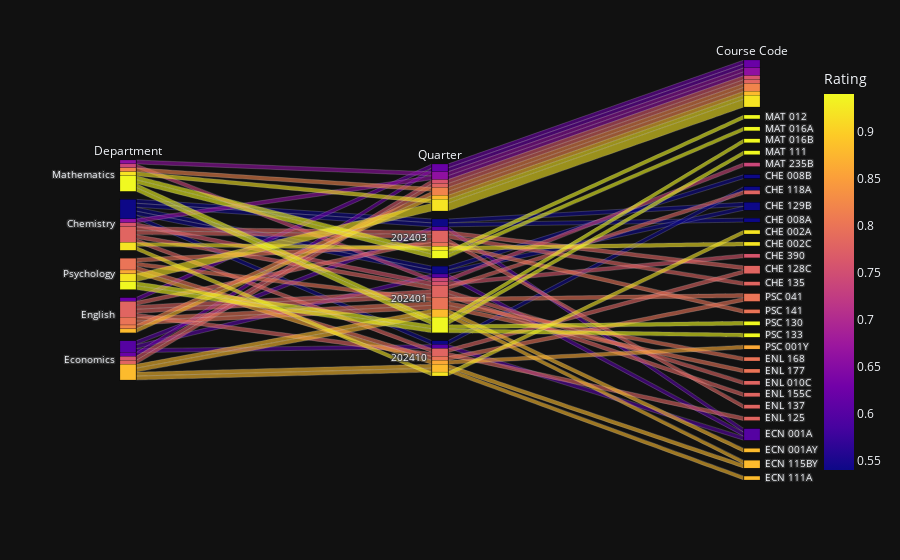

Notebook code for this chart:
### Code cell
prof_dict = {}
deps_dict = {}

for index, rows in professors_df.iterrows():
    if rows['Department'] not in prof_dict:
        prof_dict[rows['Department']] = []
        deps_dict[rows['Department']] = 0
    prof_dict[rows['Department']].append((int(rows['Total Ratings']), float(rows['Prof Quality Rating']), rows['Name']))
    deps_dict[rows['Department']] += int(rows['Total Ratings'])

top_prof_df = pd.DataFrame(columns=['Department', 'Professor', 'Rating'])

deps_dict = dict(sorted(deps_dict.items(), key=lambda item: item[1], reverse=True))

for dep in list(deps_dict.keys())[:5]:
    profs = sorted(prof_dict[dep], reverse=True)[:5]
    # if len(profs) > 5:
    #     profs = profs[:5]
    for _, rating, prof in profs:
        top_prof_df.loc[len(top_prof_df)] = [dep, prof, rating]
    
# fig = px.histogram(top_prof_df, x='Professor', y='Rating', color='Department', text_auto=True)
# fig.show()

courses = pd.read_sql_query('SELECT ProfName, `Subject Name`, `Course Code`, Quarter from Courses', con=conn)
courses['Quarter'] = courses['Quarter'].astype(str)
prof_course_df = pd.merge(top_prof_df, courses, left_on=['Department', 'Professor'], right_on=['Subject Name', 'ProfName'], how='left')

# fig = px.bar(prof_course_df, x='Course Code', y='Rating', color='Quarter', text_auto=True, barmode='group')
fig = px.parallel_categories(prof_course_df, dimensions=['Department', 'Quarter', 'Course Code'], color='Rating')
fig.show()

### Figure 1 — Plotly figure (JSON) as saved in the notebook; plotly's stock layout.template omitted (floating-point values rounded to 4 significant figures)
{"data": [{"dimensions": [{"label": "Department", "values": ["Mathematics", "Mathematics", "Mathematics", "Mathematics", "Mathematics", "Mathematics", "Mathematics", "Mathematics", "Chemistry", "Chemistry", "Chemistry", "Chemistry", "Chemistry", "Chemistry", "Chemistry", "Chemistry", "Chemistry", "Chemistry", "Chemistry", "Chemistry", "Chemistry", "Psychology", "Psychology", "Psychology", "Psychology", "Psychology", "Psychology", "Psychology", "Psychology", "English", "English", "English", "English", "English", "English", "English", "English", "English", "Economics", "Economics", "Economics", "Economics", "Economics", "Economics", "Economics", "Economics", "Economics", "Economics"]}, {"label": "Quarter", "values": [null, null, null, "202403", "202403", "202401", "202401", "202401", null, "202401", "202410", "202401", "202403", "202403", "202410", "202403", "202401", "202401", "202403", "202410", "202403", null, "202401", "202410", "202403", "202401", "202401", null, "202410", null, null, "202401", "202401", "202401", "202401", "202403", "202410", null, "202401", "202403", "202410", null, null, "202401", "202401", "202410", "202410", null]}, {"label": "Course Code", "values": [null, null, null, "MAT 012", "MAT 016A", "MAT 016B", "MAT 111", "MAT 235B", null, "CHE 008B", "CHE 118A", "CHE 129B", "CHE 129B", "CHE 008A", "CHE 002A", "CHE 002C", "CHE 390", "CHE 118A", "CHE 128C", "CHE 128C", "CHE 135", null, "PSC 041", "PSC 041", "PSC 141", "PSC 130", "PSC 133", null, "PSC 001Y", null, null, "ENL 168", "ENL 177", "ENL 010C", "ENL 155C", "ENL 137", "ENL 125", null, "ECN 001A", "ECN 001A", "ECN 001A", null, null, "ECN 001AY", "ECN 115BY", "ECN 115BY", "ECN 111A", null]}], "domain": {"x": [0.0, 1.0], "y": [0.0, 1.0]}, "line": {"color": [0.66, 0.92, 0.82, 0.94, 0.94, 0.94, 0.94, 0.74, 0.66, 0.54, 0.54, 0.54, 0.54, 0.54, 0.92, 0.92, 0.76, 0.78, 0.78, 0.78, 0.78, 0.92, 0.8, 0.8, 0.8, 0.94, 0.94, 0.92, 0.86, 0.88, 0.62, 0.8, 0.8, 0.78, 0.78, 0.78, 0.78, 0.82, 0.6, 0.6, 0.6, 0.62, 0.76, 0.88, 0.88, 0.88, 0.88, 0.78], "coloraxis": "coloraxis"}, "name": "", "type": "parcats"}], "layout": {"coloraxis": {"colorbar": {"title": {"text": "Rating"}}, "colorscale": [[0.0, "#0d0887"], [0.1111, "#46039f"], [0.2222, "#7201a8"], [0.3333, "#9c179e"], [0.4444, "#bd3786"], [0.5556, "#d8576b"], [0.6667, "#ed7953"], [0.7778, "#fb9f3a"], [0.8889, "#fdca26"], [1.0, "#f0f921"]]}, "legend": {"tracegroupgap": 0}, "margin": {"t": 60}}}
